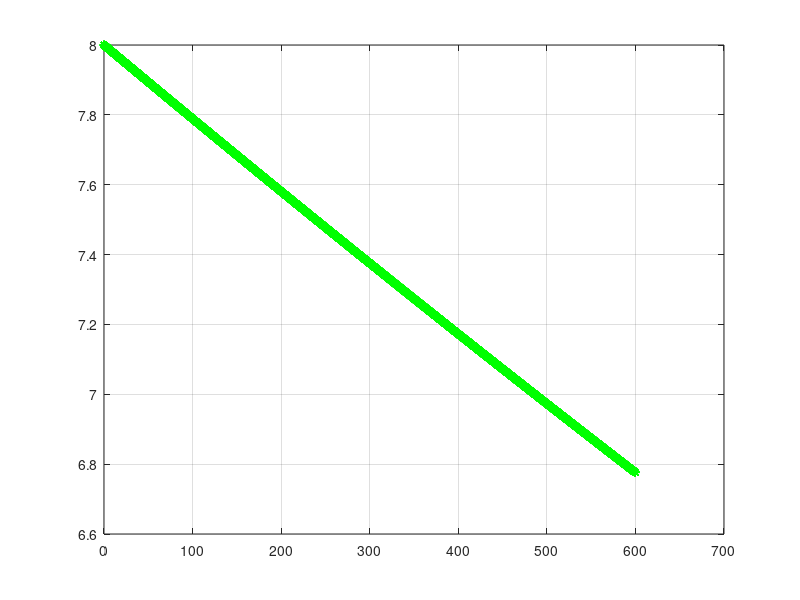

MATLAB code to generate this figure:
%--------------------------------EULER---------------------------------%
clc;
clear all;
%funcion de dos variables
r=0.1;
g=32.1;
x=8;
A=64*pi;
%A=64*pi;
f=@(t,x)-0.6*pi*r^2*sqrt(2*g)*(sqrt(x)/A);
%segundo ingrediente condicion inicial
%primer paso
t(1)=0;
x(1)=8;
h=0.005;
i=1;
%ciclo while para el calculo de los parametros
while t(i)<=600
    t(i+1)=t(i)+h;
    k1=h*f(t(i),x(i));
    k2=h*f(t(i)+h/2,x(i)+k1/2); 
    k3=h*f(t(i),x(i)-k1+2*k2); 
    x(i+1)=x(i)+1/6*(k1+4*k2+k3);
    i=i+1;
end
SOL_K_3=[t',x'];
plot(t,x,'g*');
grid on
for i=1:50/h:length(t)
    fprintf(' %3.3f\t%3.5f\n',t(i),x(i));
end
